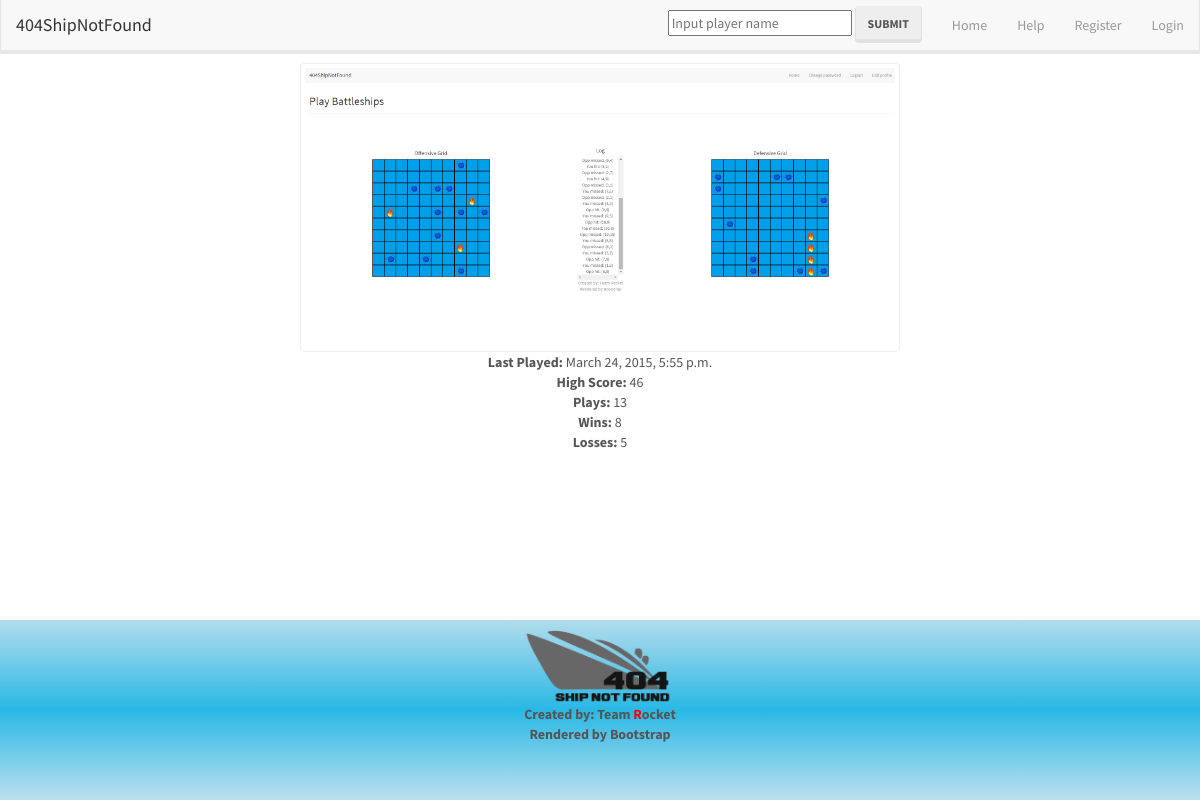
Screenshot of /profile/anton/ with the database file from the repository.
### _404shipnotfound/models.py (models this page shows, shortened)
class UserProfile(models.Model):
    user = models.OneToOneField(User)
    high_score = models.IntegerField(default=0)
    picture = models.ImageField(upload_to='profile_images', blank=True)

class Game(models.Model):
    user = models.ForeignKey(User)
    score = models.IntegerField(default=0)
    date = models.DateTimeField(auto_now_add=True)
    win = models.BooleanField(default=False)

### _404shipnotfound/views.py (the view)
# urls.py: url(r'^profile/(?P<user_name>[\w\-]+)/$', '_404shipnotfound.views.profile', name = 'profile'),
def profile(request, user_name):
    userprofile = " "
    games = 0
    wins = 0
    losses = 0
    high_score = 0
    max_date = "No games played yet."
    context_dict = {}
    try:
        user = User.objects.get(username=user_name)
        context_dict['username'] = user
    except:
        pass
    try:
        profile = UserProfile.objects.get(user=user)
        high_score = profile.high_score
        context_dict['profile'] = profile
        flag = True;
        for game in Game.objects.all():
            if user == game.user:
                if flag:
                    max_date = game.date
                    flag = False
                if game.date > max_date:
                    max_date = game.date
                if game.win == True:
                    wins = wins + 1
                else:
                    losses = losses + 1
                games = games + 1
        context_dict['games_played'] = games
        context_dict['wins'] = wins
        context_dict['losses'] = losses
        context_dict['high_score'] = high_score
        context_dict['last_played'] = max_date
    except:
        pass
    return render(request, 'app/profile.html', context_dict)

### templates/app/profile.html (shortened to what this page needs)
{% extends "app/base.html" %}
    {% load staticfiles %}
	{% block body_block %}
        {% if username %}
            <div id = "content" >
                    <h2>{{username.username}}</h2>
                    <img alt = "User's photo" src = "{{profile.picture.url}}" class = "img-thumbnail">
                    <p><b>Last Played:</b> {{ last_played }} <br/>
                        <b> High Score:</b> {{ high_score }} <br/>
                        <b> Plays:</b> {{ games_played }}<br/>
                        <b> Wins:</b> {{ wins }}<br/>
                        <b> Losses:</b> {{ losses }}</p>
        {% else %}
            <strong> User does not exist! <strong/>
        {% endif %}
	{% endblock %}

### static/css/style.css (style rules this page uses)
* { margin: 0; }
html, body { height: 100%; }
#content { width: 600px ; margin-left: auto ; margin-right: auto ; text-align: center ; }

### rows the page displays
UserProfile: picture (picture)
Game: date "March 24, 2015, 5:55 p.m."

### other values shown
{{ high_score }} "46"
{{ games_played }} "13"
{{ wins }} "8"
{{ losses }} "5"
